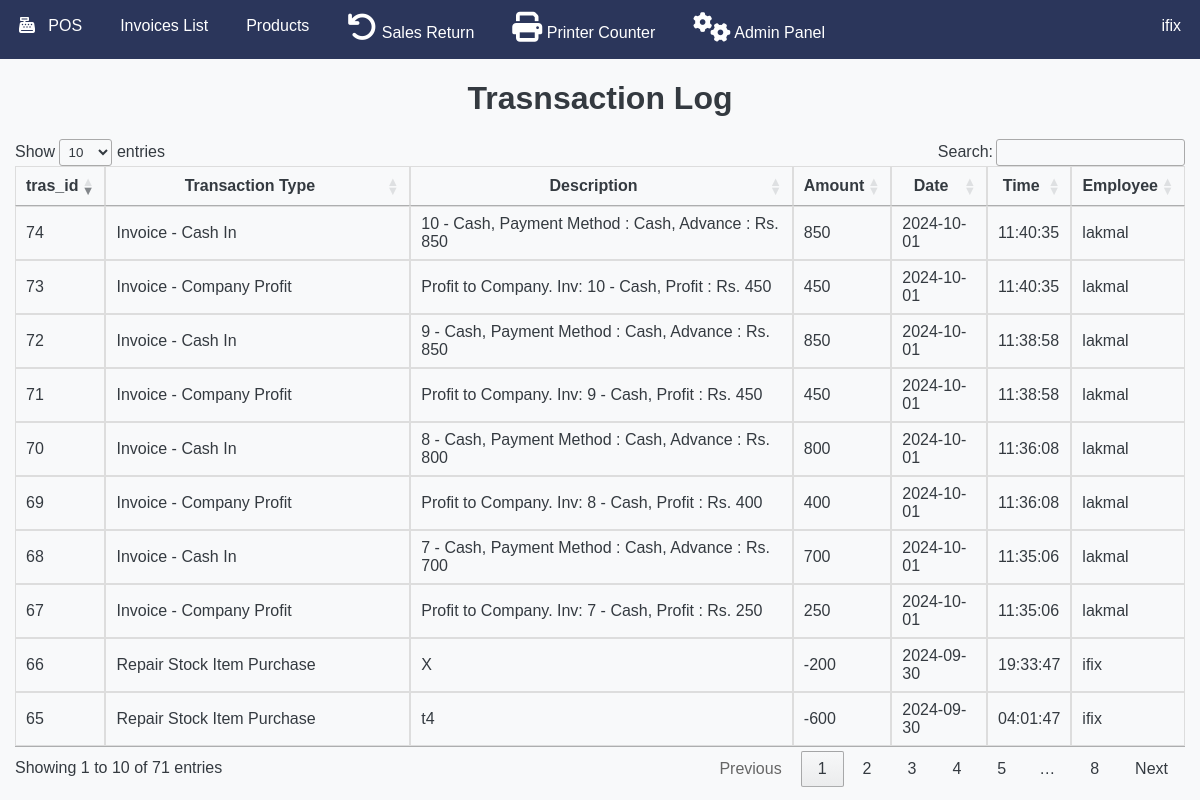
The page /transactionLog/index.php (signed in) on the database its author committed.
### tables this page shows
CREATE TABLE `transaction_log` (
  `transaction_id` int(10) NOT NULL,
  `transaction_type` varchar(80) NOT NULL,
  `description` text NOT NULL,
  `amount` int(10) NOT NULL,
  `transaction_date` date NOT NULL DEFAULT current_timestamp(),
  `transaction_time` time NOT NULL DEFAULT current_timestamp(),
  `employ_id` int(4) NOT NULL DEFAULT 0
);

CREATE TABLE `employees` (
  `employ_id` int(4) NOT NULL,
  `emp_name` varchar(50) NOT NULL,
  `mobile` int(10) NOT NULL,
  `address` varchar(150) DEFAULT NULL,
  `bank_account` varchar(30) DEFAULT NULL,
  `role` varchar(10) NOT NULL DEFAULT 'Employee',
  `nic` varchar(15) NOT NULL,
  `salary` decimal(8,2) NOT NULL DEFAULT 0.00,
  `day_salary` decimal(8,2) NOT NULL,
  `password` varchar(30) NOT NULL,
  `status` int(1) NOT NULL DEFAULT 1,
  `dp` longblob DEFAULT NULL,
  `is_clocked_in` tinyint(1) DEFAULT 0,
  `onboard_date` date NOT NULL DEFAULT current_timestamp()
);

### transactionLog/index.php (the view, shortened to what this page needs)
<?php
require '../inc/header.php';
include '../inc/DataTable_cdn.php';
require_once '../inc/config.php';
?>
<!DOCTYPE html>
<html lang="en">
<head>
</head>
<body>
    <center>
        <h1>Trasnsaction Log</h1>
    </center>
    <?php
    $sql = "SELECT transaction_log.*, employees.emp_name
            FROM transaction_log,employees
            WHERE transaction_log.employ_id = employees.employ_id ";
    if ($result = mysqli_query($con, $sql)) {
        if (mysqli_num_rows($result) > 0) {
            echo "<table id='DataTable'>";
            echo "<thead>";
            echo "<tr>";
            echo "<th>tras_id</th>";
            echo "<th>Transaction Type</th>";
            echo "<th>Description</th>";
            echo "<th>Amount</th>";
            echo "<th>Date</th>";
            echo "<th>Time</th>";
            echo "<th>Employee</th>";
            echo "</thead>";
            echo "<tbody>";
            while ($row = mysqli_fetch_array($result)) {
                $transaction_id = $row["transaction_id"];
                $transaction_type = $row["transaction_type"];
                $description = $row["description"];
                $amount = $row["amount"];
                $date = $row["transaction_date"];
                $time = $row["transaction_time"];
                $employ = $row["emp_name"];
                echo "<tr>";
                echo "<td>" . $transaction_id . "</td>";
                echo "<td>" . $transaction_type . "</td>";
                echo "<td>" . $description . "</td>";
                echo "<td>" . $amount . "</td>";
                echo "<td>" . $date . "</td>";
                echo "<td>" . $time . "</td>";
                echo "<td>" . $employ . "</td>";
                echo "</tr>";
            }
            echo "</tbody>";
            echo "</table>";
        } else {
            echo "No records matching your query were found.";
        }
    } else {
        echo "ERROR: Could not able to execute $sql. " . mysqli_error($con);
    }
    ?>
</body>
</html>
</body>
</html>

### style.css (style rules this page uses)
:root { --primary: #4361ee; --secondary: #3f37c9; --success: #4cc9f0; --info: #4895ef; --warning: #f72585; --danger: #e63946; --light: #f8f9fa; --dark: #212529; --gray-100: #f8f9fa; --gray-200: #e9ecef; --gray-300: #dee2e6; --gray-400: #ced4da; --gray-500: #adb5bd; --gray-600: #6c757d; --gray-700: #495057; --gray-800: #343a40; --gray-900: #212529; --border-radius: 0.375rem; --box-shadow: 0 0.125rem 0.25rem rgba(0, 0, 0, 0.075); }
body { font-family: 'Poppins', sans-serif; background-color: var(--gray-100); color: var(--gray-800); margin: 0; padding: 0; }
th { text-align: center !important; }
table { font-family: Arial, sans-serif; border-collapse: collapse; width: 100%; }
td, th { border: 1px solid #dddddd; text-align: left; padding: 8px; }

### transactionLog/index.php (style rules this page uses)
table { font-family: arial, sans-serif; border-collapse: collapse; width: 100%; }
td, th { border: 1px solid #dddddd; text-align: left; padding: 8px; }
tr:nth-child(even) { background-color: #dddddd; }

### rows shown on the page
transaction_log: transaction_id "65", transaction_type "Repair Stock Item Purchase", description "t4", amount "-600", transaction_date "2024-09-30", transaction_time "04:01:47", employ.emp_name "ifix"
transaction_log: transaction_id "66", transaction_type "Repair Stock Item Purchase", description "X", amount "-200", transaction_date "2024-09-30", transaction_time "19:33:47", employ.emp_name "ifix"
transaction_log: transaction_id "67", transaction_type "Invoice - Company Profit", description "Profit to Company. Inv: 7 - Cash, Profit : Rs. 250", amount "250", transaction_date "2024-10-01", transaction_time "11:35:06", employ.emp_name "lakmal"
transaction_log: transaction_id "68", transaction_type "Invoice - Cash In", description "7 - Cash, Payment Method : Cash, Advance : Rs. 700", amount "700", transaction_date "2024-10-01", transaction_time "11:35:06", employ.emp_name "lakmal"
transaction_log: transaction_id "69", transaction_type "Invoice - Company Profit", description "Profit to Company. Inv: 8 - Cash, Profit : Rs. 400", amount "400", transaction_date "2024-10-01", transaction_time "11:36:08", employ.emp_name "lakmal"
transaction_log: transaction_id "70", transaction_type "Invoice - Cash In", description "8 - Cash, Payment Method : Cash, Advance : Rs. 800", amount "800", transaction_date "2024-10-01", transaction_time "11:36:08", employ.emp_name "lakmal"
transaction_log: transaction_id "71", transaction_type "Invoice - Company Profit", description "Profit to Company. Inv: 9 - Cash, Profit : Rs. 450", amount "450", transaction_date "2024-10-01", transaction_time "11:38:58", employ.emp_name "lakmal"
transaction_log: transaction_id "72", transaction_type "Invoice - Cash In", description "9 - Cash, Payment Method : Cash, Advance : Rs. 850", amount "850", transaction_date "2024-10-01", transaction_time "11:38:58", employ.emp_name "lakmal"
transaction_log: transaction_id "73", transaction_type "Invoice - Company Profit", description "Profit to Company. Inv: 10 - Cash, Profit : Rs. 450", amount "450", transaction_date "2024-10-01", transaction_time "11:40:35", employ.emp_name "lakmal"
transaction_log: transaction_id "74", transaction_type "Invoice - Cash In", description "10 - Cash, Payment Method : Cash, Advance : Rs. 850", amount "850", transaction_date "2024-10-01", transaction_time "11:40:35", employ.emp_name "lakmal"

### other values the page prints
$_SESSION['employee_name'] "ifix"
